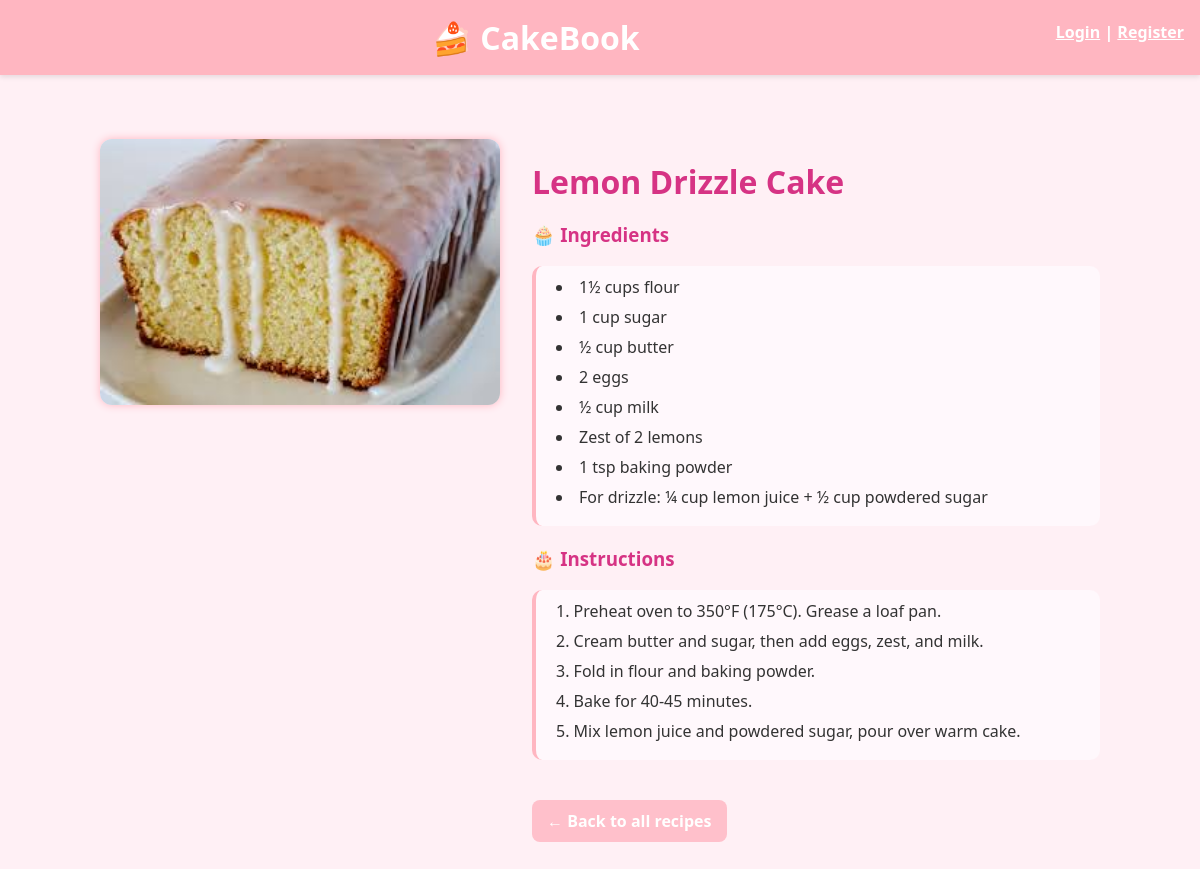
Page /recipe/3/ on the committed database.
### recipes/models.py (models this page shows, shortened)
class CakeRecipe(models.Model):
    title = models.CharField(max_length=100)
    ingredients = models.TextField()
    instructions = models.TextField()
    image = models.ImageField(upload_to='cakes/', blank=True, null=True)

### recipes/views.py (the view)
# urls.py: path('recipe/<int:pk>/', views.recipe_detail, name='recipe_detail'),
def recipe_detail(request, pk):
    recipe = get_object_or_404(CakeRecipe, pk=pk)
    return render(request, 'recipes/recipe_detail.html', {'recipe': recipe})

### recipes/templates/recipes/recipe_detail.html
{% extends 'recipes/base.html' %}
{% block content %}
<div class="detail-container">
    {% if recipe.image %}
        <img src="{{ recipe.image.url }}" alt="{{ recipe.title }}" class="detail-img">
    {% endif %}
    <div class="detail-text">
        <h1>{{ recipe.title }}</h1>
        <h3>🧁 Ingredients</h3>
        <ul class="list">
            {% for line in recipe.ingredients.splitlines %}
                {% if line %}
                <li>{{ line }}</li>
                {% endif %}
            {% endfor %}
        </ul>
        <h3>🎂 Instructions</h3>
        <ol class="list">
            {% for step in recipe.instructions.splitlines %}
                {% if step %}
                <li>{{ step }}</li>
                {% endif %}
            {% endfor %}
        </ol>
        <a href="/" class="back-btn">← Back to all recipes</a>
    </div>
</div>
{% endblock %}

### recipes/static/recipes/styles.css (style rules this page uses)
body { background: #fff0f5; font-family: 'Segoe UI', sans-serif; color: #333; margin: 0; padding: 0; }
.detail-img { width: 100%; max-width: 600px; border-radius: 12px; margin-bottom: 1rem; box-shadow: 0 0 8px #ffb6c1; }
h1, h3 { color: #d63384; }
.list { background-color: #fff8fc; border-left: 4px solid #ffb6c1; padding: 10px 20px; margin: 10px 0 20px 0; border-radius: 10px; list-style-position: inside; font-size: 1rem; }
.list li { margin-bottom: 8px; }
.back-btn { display: inline-block; margin-top: 20px; padding: 10px 15px; background-color: #ffc0cb; color: #fff; border-radius: 8px; text-decoration: none; font-weight: bold; transition: background-color 0.2s ease; }
.detail-container { display: flex; gap: 2rem; align-items: flex-start; flex-wrap: wrap; margin-top: 2rem; }
.detail-img { width: 100%; max-width: 400px; height: auto; border-radius: 12px; box-shadow: 0 0 8px #ffb6c1; flex-shrink: 0; }
.detail-text { flex: 1; min-width: 280px; }
.detail-text h1 { color: #d63384; margin-bottom: 1rem; }

### rows in the picture
CakeRecipe: image (picture), title "Lemon Drizzle Cake"

### other values in the picture
{{ line }} "1½ cups flour" "1 cup sugar" "½ cup butter" "2 eggs" "½ cup milk" "Zest of 2 lemons" "1 tsp baking powder" "For drizzle: ¼ cup lemon juice + ½ cup powdered sugar"
{{ step }} "Preheat oven to 350°F (175°C). Grease a loaf pan." "Cream butter and sugar, then add eggs, zest, and milk." "Fold in flour and baking powder." "Bake for 40-45 minutes." "Mix lemon juice and powdered sugar, pour over warm cake."
